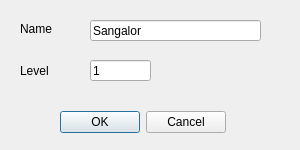
<?xml version="1.0" encoding="UTF-8"?>
<ui version="4.0">
 <class>popup</class>
 <widget class="QWidget" name="popup">
  <property name="geometry">
   <rect>
    <x>0</x>
    <y>0</y>
    <width>300</width>
    <height>150</height>
   </rect>
  </property>
  <property name="windowTitle">
   <string>Form</string>
  </property>
  <widget class="QDialogButtonBox" name="buttonBox">
   <property name="geometry">
    <rect>
     <x>60</x>
     <y>110</y>
     <width>166</width>
     <height>25</height>
    </rect>
   </property>
   <property name="standardButtons">
    <set>QDialogButtonBox::Cancel|QDialogButtonBox::Ok</set>
   </property>
  </widget>
  <widget class="QLineEdit" name="inputLevel">
   <property name="geometry">
    <rect>
     <x>90</x>
     <y>60</y>
     <width>61</width>
     <height>21</height>
    </rect>
   </property>
   <property name="text">
    <string>1</string>
   </property>
  </widget>
  <widget class="QLineEdit" name="inputName">
   <property name="geometry">
    <rect>
     <x>90</x>
     <y>20</y>
     <width>171</width>
     <height>21</height>
    </rect>
   </property>
   <property name="text">
    <string>Sangalor</string>
   </property>
  </widget>
  <widget class="QLabel" name="labelName">
   <property name="geometry">
    <rect>
     <x>20</x>
     <y>20</y>
     <width>51</width>
     <height>17</height>
    </rect>
   </property>
   <property name="text">
    <string>Name</string>
   </property>
  </widget>
  <widget class="QLabel" name="labelLevel">
   <property name="geometry">
    <rect>
     <x>20</x>
     <y>60</y>
     <width>41</width>
     <height>21</height>
    </rect>
   </property>
   <property name="text">
    <string>Level</string>
   </property>
  </widget>
 </widget>
 <resources/>
 <connections/>
</ui>
